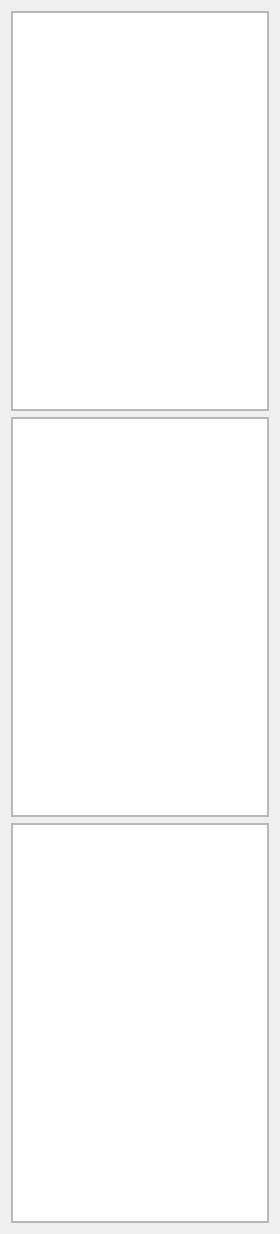
                    <widget class="QWidget" name="ACAnalyticsPage">
                     <layout class="QVBoxLayout" name="verticalLayout_27">
                      <item>
                       <widget class="QFrame" name="ACModeAnalytics">
                        <property name="minimumSize">
                         <size>
                          <width>0</width>
                          <height>400</height>
                         </size>
                        </property>
                        <property name="styleSheet">
                         <string notr="true"/>
                        </property>
                        <property name="frameShape">
                         <enum>QFrame::StyledPanel</enum>
                        </property>
                        <property name="frameShadow">
                         <enum>QFrame::Raised</enum>
                        </property>
                        <layout class="QVBoxLayout" name="verticalLayout_25">
                         <property name="leftMargin">
                          <number>0</number>
                         </property>
                         <property name="topMargin">
                          <number>0</number>
                         </property>
                         <property name="rightMargin">
                          <number>0</number>
                         </property>
                         <property name="bottomMargin">
                          <number>0</number>
                         </property>
                         <item>
                          <widget class="QChartView" name="ACModeChartView"/>
                         </item>
                        </layout>
                       </widget>
                      </item>
                      <item>
                       <widget class="QFrame" name="ACOnAnalytics">
                        <property name="minimumSize">
                         <size>
                          <width>0</width>
                          <height>400</height>
                         </size>
                        </property>
                        <property name="frameShape">
                         <enum>QFrame::StyledPanel</enum>
                        </property>
                        <property name="frameShadow">
                         <enum>QFrame::Raised</enum>
                        </property>
                        <layout class="QVBoxLayout" name="verticalLayout_24">
                         <property name="leftMargin">
                          <number>0</number>
                         </property>
                         <property name="topMargin">
                          <number>0</number>
                         </property>
                         <property name="rightMargin">
                          <number>0</number>
                         </property>
                         <property name="bottomMargin">
                          <number>0</number>
                         </property>
                         <item>
                          <widget class="QChartView" name="ACOnChartView"/>
                         </item>
                        </layout>
                       </widget>
                      </item>
                      <item>
                       <widget class="QFrame" name="ACTemperatureAnalytics">
                        <property name="minimumSize">
                         <size>
                          <width>0</width>
                          <height>400</height>
                         </size>
                        </property>
                        <property name="frameShape">
                         <enum>QFrame::StyledPanel</enum>
                        </property>
                        <property name="frameShadow">
                         <enum>QFrame::Raised</enum>
                        </property>
                        <layout class="QVBoxLayout" name="verticalLayout_26">
                         <property name="leftMargin">
                          <number>0</number>
                         </property>
                         <property name="topMargin">
                          <number>0</number>
                         </property>
                         <property name="rightMargin">
                          <number>0</number>
                         </property>
                         <property name="bottomMargin">
                          <number>0</number>
                         </property>
                         <item>
                          <widget class="QChartView" name="ACTemperatureChartView"/>
                         </item>
                        </layout>
                       </widget>
                      </item>
                     </layout>
                    </widget>
